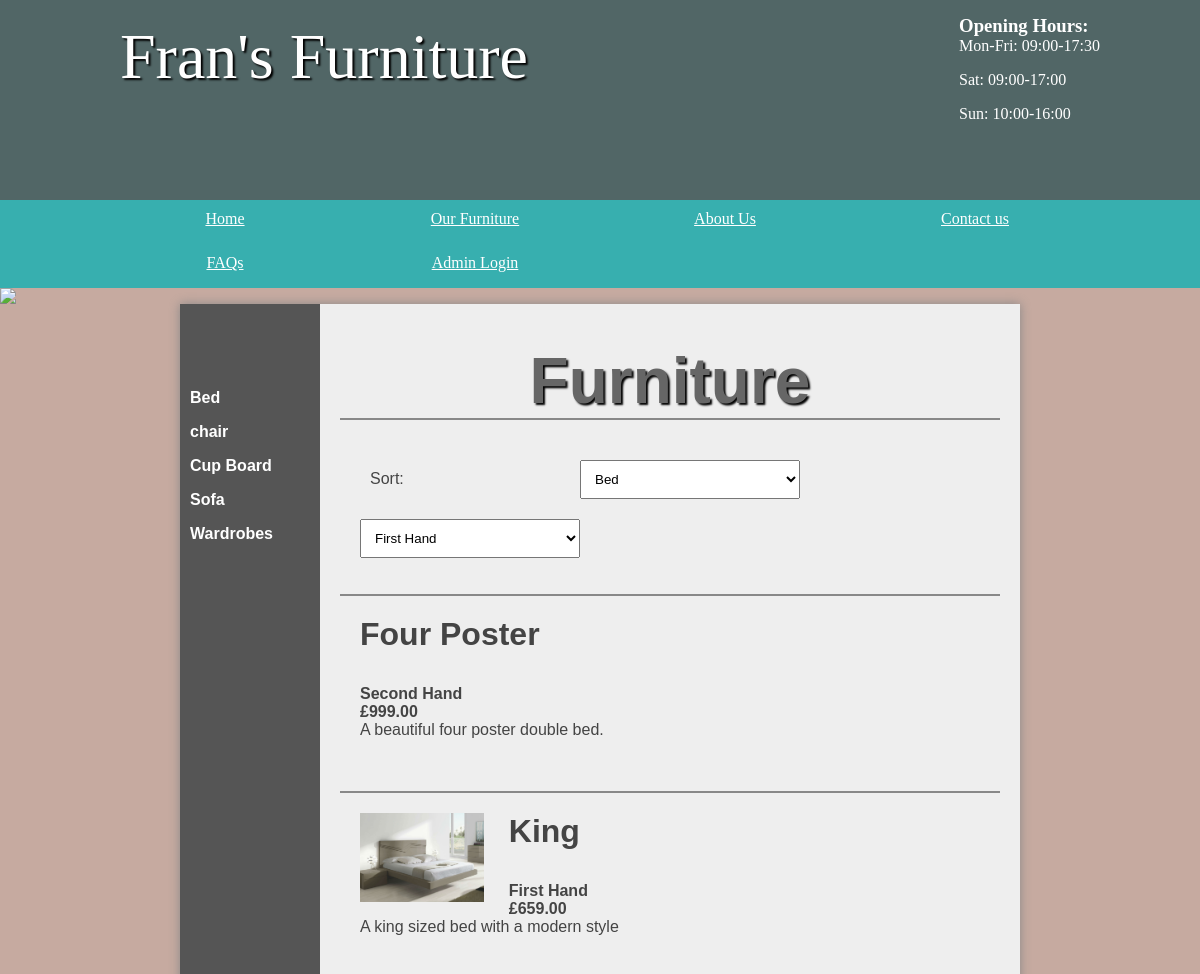
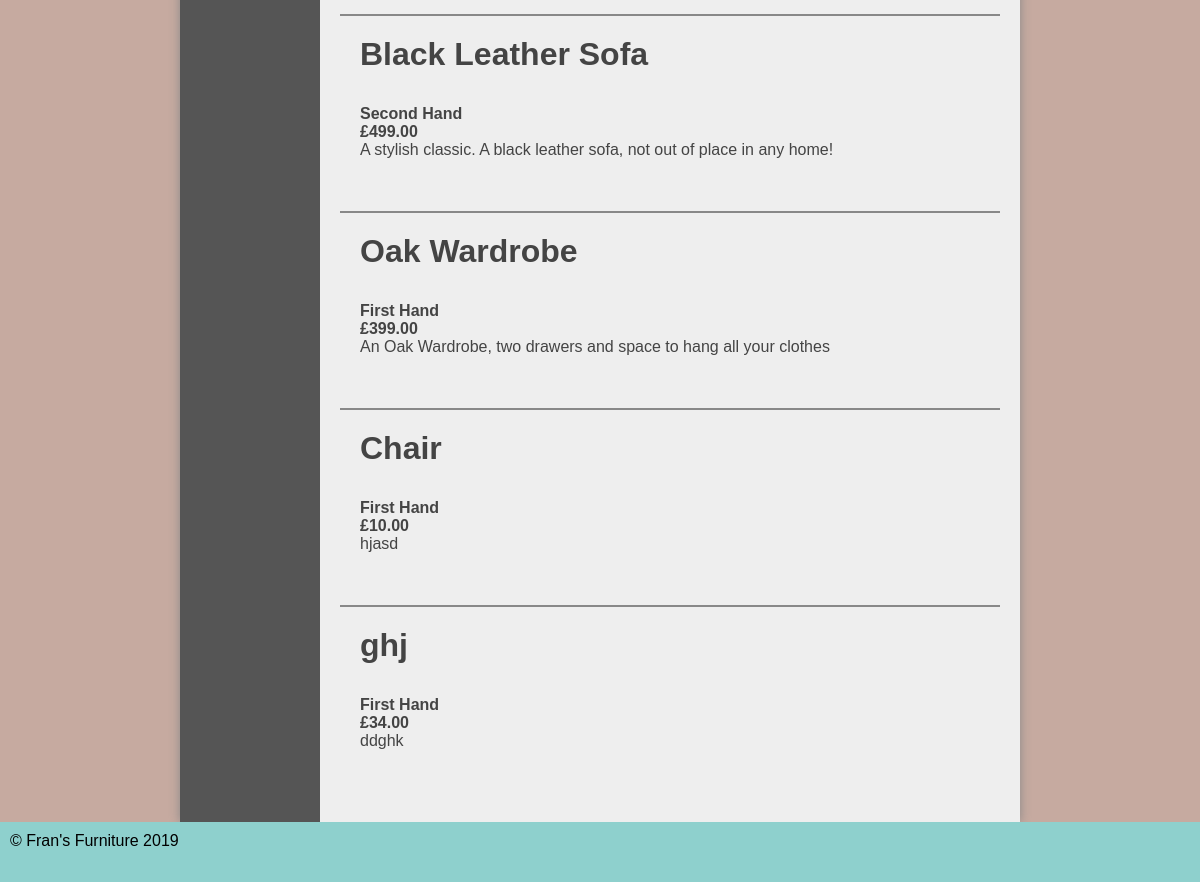
The app's page /index.php?page=furniture with its own data (2 pictures, top to bottom).
### tables this page shows
CREATE TABLE `category` (
  `id` int(11) NOT NULL,
  `name` varchar(45) DEFAULT NULL
);

CREATE TABLE `furniture` (
  `id` int(11) NOT NULL,
  `name` varchar(45) NOT NULL,
  `description` varchar(2000) NOT NULL,
  `price` decimal(5,2) NOT NULL,
  `categoryId` int(11) NOT NULL,
  `visibility` char(1) NOT NULL,
  `item_condition` varchar(15) NOT NULL
);

### functions/load_template.php (called while the page is built, shortened)
<?php
	function loadTemplate($filename, $tempVars){
		extract($tempVars);
		require $filename;
		$content = ob_get_clean();
		return $content;
	}
?>

### pages/users/furniture.php (called while the page is built)
<?php
$title="Furniture";
$furniture=new DatabaseTable('furniture');
if(isset($_GET['cat_id'])){
		$fur=$furniture->find('categoryId',$_GET['cat_id']);
	}
	else{
		$fur=$furniture->find('visibility', 'S');
	}
$sortF=$furniture->findAll();
$category=new DatabaseTable('category');
$cat=$category->findAll();
$sortC=$category->findAll();
$content=loadTemplate('../templates/users/furnitureTemplate.php',['furnitureQuery'=>$fur, 'categoryQuery'=>$cat, 'stmt'=>$sortC, 'tmts'=>$sortF]);
?>

### classes/databasetable.php (called while the page is built, shortened)
<?php
class DatabaseTable{
    public $table;
    function __construct($table){
        $this->table = $table;
    }
function find($field, $value) {
    global $pdo;
        $stmt = $pdo->prepare('SELECT * FROM ' . $this->table . ' WHERE ' . $field . ' = :valu');
        $criteria = [
                'valu' => $value
        ];
        $stmt->execute($criteria);
        return $stmt;
}
function findAll() {
    global $pdo;
        $stmt = $pdo->prepare('SELECT * FROM ' . $this->table );
        $stmt->execute();
        return $stmt;
}
}
?>

### templates/users/furnitureTemplate.php (the view, shortened to what this page needs)
<main class="admin">
	<section class="left">
		<ul>
			<?php
			foreach ($categoryQuery as $category) {
				echo '<li>';
				echo '<h4>'.'<a href="index.php?page=furniture&cat_id='.$category['id'].'">' . $category['name'] .'</a>'. '</h4>';
				echo '</li>';
			}
			?>
		</ul>
	</section>
	<section class="right">
		<h1>Furniture</h1>
		<ul class="furniture">
		<li>
			<form>
			<label>Sort:</label>
			<select id="categoryId" onchange="clickme(categoryId.value,item_condition.value)">
				<?php
					foreach ($stmt as $row) {
						echo '<option value="' . $row['id'] . '">' . $row['name'] . '</option>';
					}
				?>
				</select>
				<select id="item_condition" onchange="clickme(categoryId.value,item_condition.value)">
					<option value="First Hand">First Hand</option>
				</select>
</form>
		</li>
<div id="new">
	<?php
	foreach ($furnitureQuery as $furniture) {
		echo '<li>';
		if (file_exists('../images/furniture/' . $furniture['id'] . '.jpg')) {
			echo '<a href=".../images/furniture/' . $furniture['id'] . '.jpg"><img src="../images/furniture/' . $furniture['id'] . '.jpg" /></a>';
		}
		echo '<div class="details">';
		echo '<h2>' . $furniture['name'] . '</h2>';
		echo '<h4>' . $furniture['item_condition'] . '</h4>';
		echo '<h4>£' . $furniture['price'] . '</h4>';
		echo '<p>' . $furniture['description'] . '</p>';
		echo '</div>';
		echo '</li>';
	}
	?>
</ul>
</section>
</main>

### public_html/index.php
<?php
	include '../db/connection.php';
	require '../classes/databasetable.php';
	require '../functions/load_template.php';
	if(isset($_GET['page'])){
		require '../pages/users/'.$_GET['page']. '.php';
	}
	else{
		require '../pages/users/userhome.php';
	}
	$tempVars = [
		'title' => $title,
		'content' => $content
	];
	echo loadTemplate('../templates/users/layoutTemplate.php', $tempVars);
	?>

### templates/users/layoutTemplate.php (shortened to what this page needs)
<!DOCTYPE html>
<html>
	<head>
		<link rel="stylesheet" href="../css/styles.css"/>
	</head>
	<body>
	<header>
		<section>
			<aside>
				<h3>Opening Hours:</h3>
				<p>Mon-Fri: 09:00-17:30</p>
				<p>Sat: 09:00-17:00</p>
				<p>Sun: 10:00-16:00</p>
			</aside>
			<h1>Fran's Furniture</h1>
		</section>
	</header>
	<nav>
		<ul>
			<li><a href="index.php?page=userhome">Home</a></li>
			<li><a href="index.php?page=furniture">Our Furniture</a></li>
			<li><a href="index.php?page=about">About Us</a></li>
			<li><a href="index.php?page=contact">Contact us</a></li>
			<li><a href="index.php?page=frequentQue">FAQs</a></li>
			<li><a href="../admin/index.php">Admin Login</a></li>
		</ul>
	</nav>
<img src="../images/randombanner.php"/>
   <?php echo $content;?>
	<footer>
		&copy; Fran's Furniture <?php echo date ('Y');?>
	</footer>
</body>
</html>

### css/styles.css (style rules this page uses)
* { margin: 0; padding: 0; }
html { font-family: 'Oxygen-Regular', verdana, sans-serif; }
body { background-color: #C6AAA0; }
header { background-color: #516666 ; color: white; height: 200px; }
header aside { float: right; margin-top: 15px; }
header section { width: 1000px; display: block; margin:auto; }
header h1 { float: left; margin-left: 20px; }
nav { width: 100%; background-color: #37AFAF; overflow: auto; }
body > img { width: 100%; display: block; }
nav ul { width: 1000px; margin: auto; display: block; list-style-type: none; }
nav ul li { width: 25%; float: left; overflow: auto; text-align: center; }
nav a { color: white; padding-top: 10px; display: block; }
nav { font-family: 'Oxygen-Regular'; }
header section { display: block; font-family: 'Mr Dafoe', cursive; }
header h1 { font-weight: normal; }
h1 { font-size:4em; color: white; text-align: center; padding-top: 20px; text-shadow: 2px 2px 2px #000; }
main { min-height: 75vh; background-color: #eee; width: 70vw; display: block; margin: auto; box-shadow: 0px 0px 10px #888; color:#444; }
footer { min-height: 5vh; }
main h2 { font-size:2em; }
p, li, h2 { margin-bottom: 1em; }
footer { background-color: #8ED0CD; padding: 10px; color: black; }
form select, form label, form input, form textarea { float: left; width: 200px; padding: 10px; margin-top: 20px; }
form label { clear: left; }
.left ul { list-style-type: none }
section a { color: #444; }
form select { width: 220px; }
.stock, .admin { display: table; }
.stock > ul, .admin .left { width: 10vw; list-style-type: none; display: table-cell; padding: 10px; background-color: #555; margin: 0; }
.stock .products, .admin .right { display: table-cell; padding: 20px; }
.stock > ul a, .admin .left a { color: white; text-decoration: none; }
.furniture li { border-top: 2px solid #888; padding: 20px; overflow: auto; }
.furniture li .noimage, .furniture li img { width: 20%; margin-right: 4%; min-height: 50px; float: left; }
.right { padding: 20px; }
main h1 { color: #666; }
main img { display: block; }

### records on screen
category: name "Bed"
category: name "chair"
category: name "Cup Board"
category: name "Sofa"
category: name "Wardrobes"
furniture: name "Four Poster", item_condition "Second Hand", price "999.00", description "A beautiful four poster double bed."
furniture: name "King", item_condition "First Hand", price "659.00", description "A king sized bed with a modern style"
furniture: name "Black Leather Sofa", item_condition "Second Hand", price "499.00", description "A stylish classic. A black leather sofa, not out of place in any home!"
furniture: name "Oak Wardrobe", item_condition "First Hand", price "399.00", description "An Oak Wardrobe, two drawers and space to hang all your clothes"
furniture: name "Chair", item_condition "First Hand", price "10.00", description "hjasd"
furniture: name "ghj", item_condition "First Hand", price "34.00", description "ddghk"

### other values on screen
date ('Y') "2019"
form field value "Bed"
